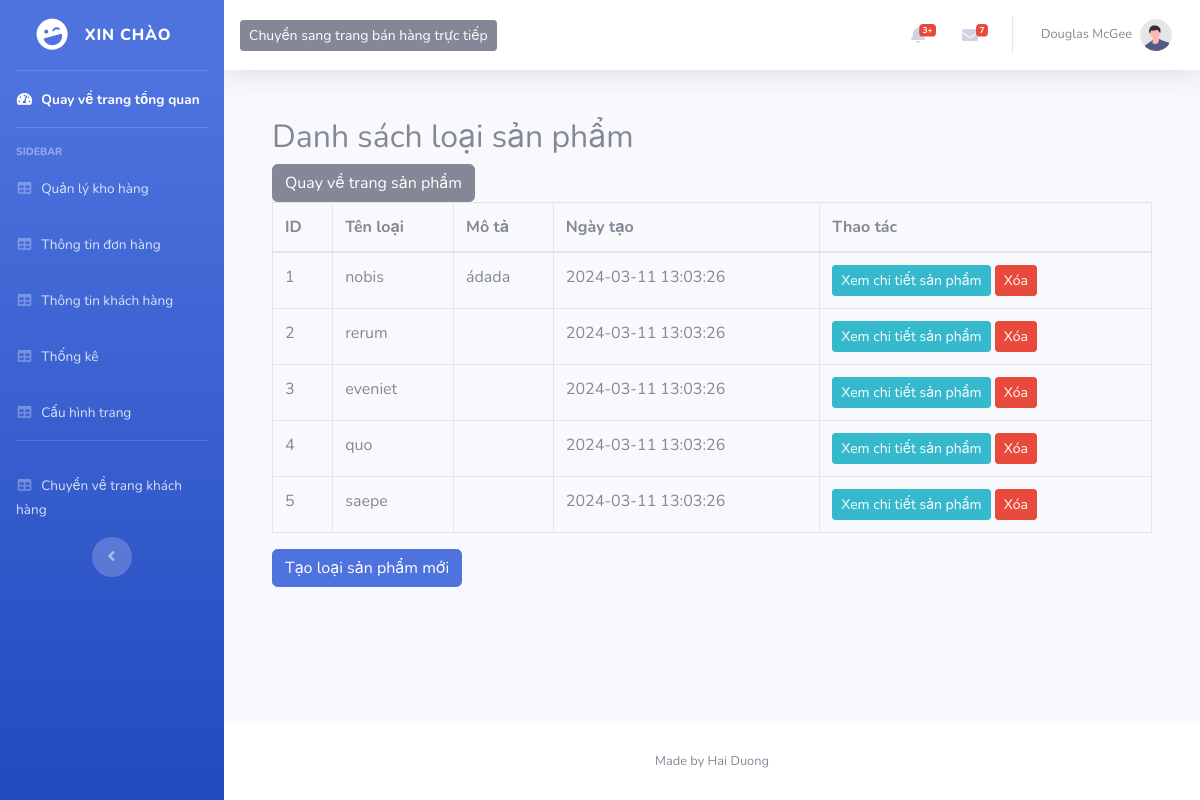
/admin.php?act=loaisp, run on an earlier commit of the app's database.
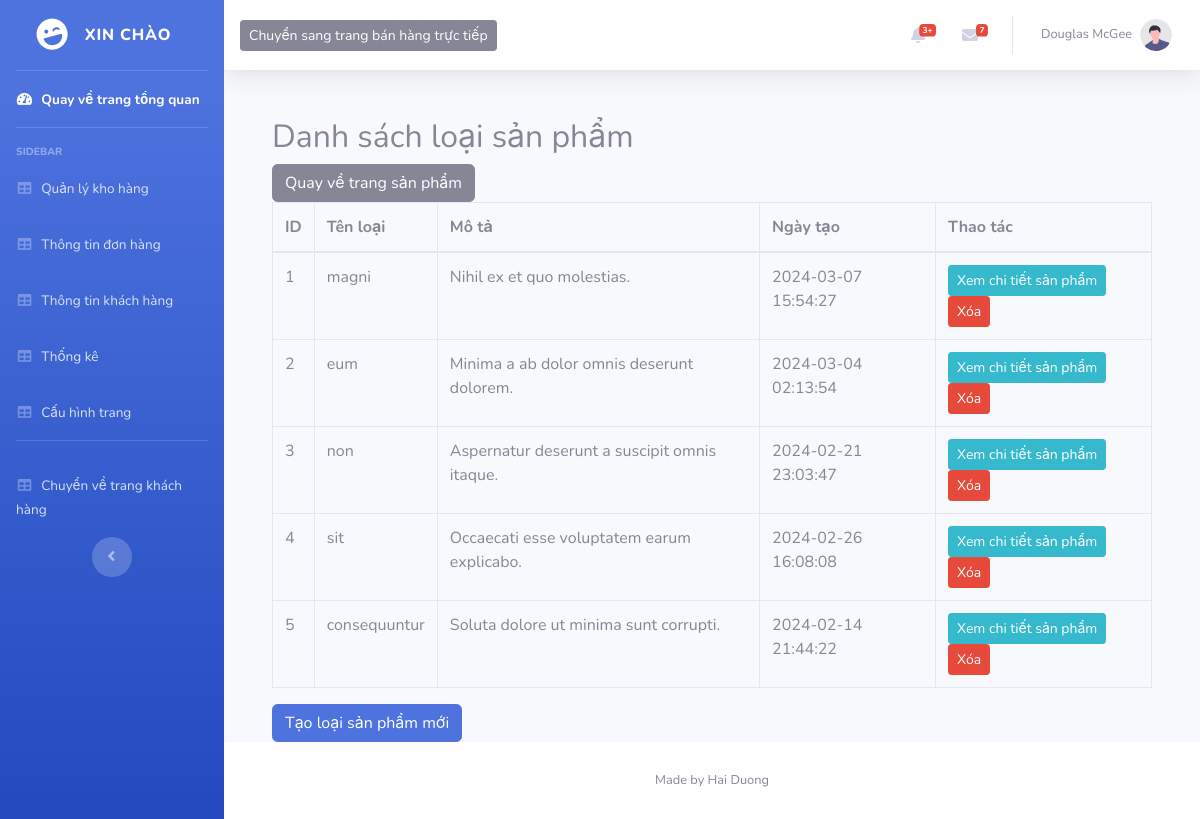
And on a later commit of the database.
### tables this page shows
CREATE TABLE `category` (
  `id` int NOT NULL,
  `name` varchar(255) DEFAULT NULL,
  `description` varchar(50) DEFAULT NULL,
  `created_at` datetime DEFAULT CURRENT_TIMESTAMP,
  `update_at` timestamp NULL DEFAULT CURRENT_TIMESTAMP ON UPDATE CURRENT_TIMESTAMP
);

### DAO/PDO.php (called while the page is built, shortened)
<?php
function pdo_get_connection(){
    $servername = "localhost";
    $username = "root";
    $password = "";
    try {
        $conn = new PDO("mysql:host=$servername;dbname=testdatabase", $username, $password);
        $conn->setAttribute(PDO::ATTR_ERRMODE, PDO::ERRMODE_EXCEPTION);
        return $conn;
    } catch(PDOException $e) {
        echo "Connection failed: " . $e->getMessage();
    }
}
function pdo_query($sql, $params = array()){
    try{
        $conn = pdo_get_connection();
        $stmt = $conn->prepare($sql);
        $stmt->execute($params);
        $rows = $stmt->fetchAll();
        return $rows;
    }
    catch(PDOException $e){
        throw $e;
    }
    finally{
        unset($conn);
    }
}
?>

### DAO/DAO.php (called while the page is built, shortened)
<?php
function get_category($id = null)
{
    if ($id === null) {
        $sql = "SELECT * FROM `category`";
        return pdo_query($sql);
    } else {
        $sql = "SELECT * FROM `category` WHERE `id` = ?";
        return pdo_query_one($sql, $id);
    }
}

### admin/view/LoaiSanPham/LoaiSanPham.All.php (the view, shortened to what this page needs)
<body>
<?php
$rows = get_category();
?>
<div class="container mt-5">
    <h2>Danh sách loại sản phẩm</h2>
    <a href="admin.php?act=sanpham" class="btn btn-secondary">Quay về trang sản phẩm</a>
    <table class="table table-bordered">
        <thead>
            <tr>
                <th>ID</th>
                <th>Tên loại</th>
                <th>Mô tả</th>
                <th>Ngày tạo</th>
                <th>Thao tác</th>
            </tr>
        </thead>
        <tbody>
            <?php foreach ($rows as $row): ?>
                <tr>
                    <td><?= $row['id'] ?></td>
                    <td><?= $row['name'] ?></td>
                    <td><?php echo $row['description'] ?? ""; ?></td>
                    <td><?php echo $row['created_at'] ?? ""; ?></td>
                    <td>
                        <a href='admin.php?act=editloaisp&id=<?= $row['id'] ?>' class="btn btn-info btn-sm">Xem chi tiết sản phẩm</a>
                        <form method='post' style='display:inline;'>
                            <input type='submit' name='delete' value='Xóa' class='btn btn-danger btn-sm' onclick='return confirm("Bạn đã chắc chưa ?");'>
                        </form>
                    </td>
                </tr>
            <?php endforeach; ?>
        </tbody>
    </table>
    <button type="button" class="btn btn-primary" data-toggle="modal" data-target="#createModal">
        Tạo loại sản phẩm mới
    </button>
</div>

What changed in the data, as far as the page shows it:
changed category id 1: name "nobis" → "magni"; description "ádada" → "Nihil ex et quo molestias."; created_at "2024-03-11 13:03:26" → "2024-03-07 15:54:27"
changed category id 2: name "rerum" → "eum"; description (not shown) → "Minima a ab dolor omnis deserunt dolorem."; created_at "2024-03-11 13:03:26" → "2024-03-04 02:13:54"
changed category id 3: name "eveniet" → "non"; description (not shown) → "Aspernatur deserunt a suscipit omnis itaque."; created_at "2024-03-11 13:03:26" → "2024-02-21 23:03:47"
changed category id 4: name "quo" → "sit"; description (not shown) → "Occaecati esse voluptatem earum explicabo."; created_at "2024-03-11 13:03:26" → "2024-02-26 16:08:08"
changed category id 5: name "saepe" → "consequuntur"; description (not shown) → "Soluta dolore ut minima sunt corrupti."; created_at "2024-03-11 13:03:26" → "2024-02-14 21:44:22"
